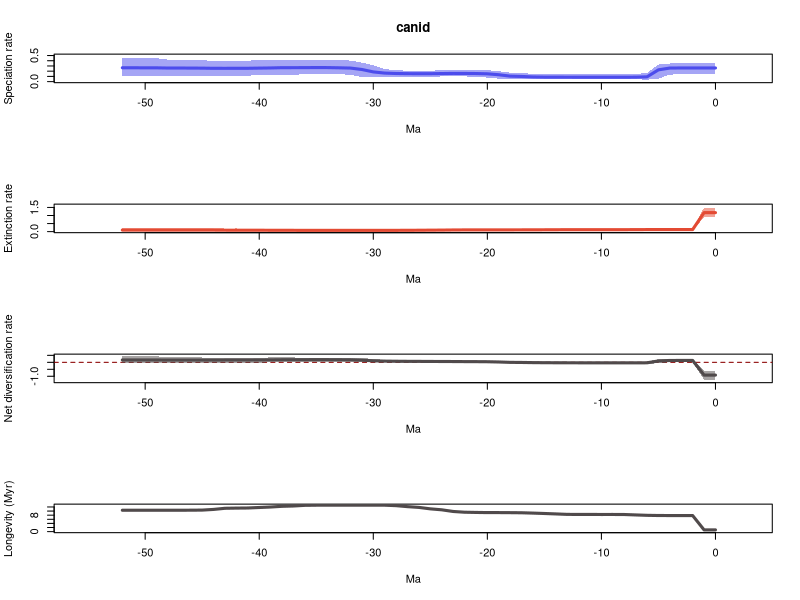

Here is the R script that generated this plot:
# 1 files combined:
# 	/home/eeb177-student/Desktop/eeb-177/lab-work/exercise-9/longer-pyrate-run/pyrate_mcmc_logs/canid_occ_1_marginal_rates.log

# 95% HPDs calculated using code from Biopy (https://www.cs.auckland.ac.nz/~yhel002/biopy/)

pdf(file='/home/eeb177-student/Desktop/eeb-177/lab-work/exercise-9/longer-pyrate-run/pyrate_mcmc_logs/canid_occ_1_marginal_rates_RTT.pdf',width=0.6*9, height=16.8)
par(mfrow=c(4,1))
library(scales)
L_hpd_m95=c(0.144533017354, 0.144533017354,0.144533017354,0.144533017354,0.133759168985,0.058526862785,0.0370465428278,0.0450944290811,0.0438182175921,0.0438182175921,0.0438182175921,0.0450944290811,0.0450944290811,0.0450944290811,0.0452938234761,0.0488446914398,0.0484336282009,0.0524838586124,0.0524838586124,0.0568604940848,0.0774320484345,0.0947612795259,0.0991308672809,0.0991308672809,0.0991308672809,0.0931437978742,0.0919184041698,0.0931437978742,0.0919184041698,0.0823074409713,0.0931437978742,0.0884318234157,0.128039783471,0.144533017354,0.144664245071,0.144533017354,0.144533017354,0.129186114692,0.128039783471,0.128039783471,0.128039783471,0.112481903561,0.112481903561,0.112481903561,0.11046735967,0.0986818600853,0.104043228939,0.101343510931,0.101343510931,0.101343510931,0.101343510931,0.101343510931,0.101343510931)
L_hpd_M95=c(0.348881594724, 0.348881594724,0.348881594724,0.348881594724,0.347363199903,0.327345508296,0.167994787228,0.144846618881,0.141375256804,0.141375256804,0.141375256804,0.141375256804,0.141375256804,0.141375256804,0.141375256804,0.146020792794,0.150494246272,0.1630476648,0.171632422906,0.199194521812,0.219301321683,0.219301321683,0.222646541812,0.221409325634,0.219301321683,0.209407832803,0.206037811566,0.209407832803,0.219414890839,0.24062837672,0.312613816843,0.36452434594,0.402557339089,0.415814462528,0.415814462528,0.409972841389,0.415814462528,0.409972841389,0.418381385698,0.417455875272,0.419953278144,0.3979597355,0.3979597355,0.3979597355,0.3979597355,0.409972841389,0.422762213157,0.422762213157,0.422762213157,0.448139042625,0.450535088022,0.460478167191,0.460478167191)
M_hpd_m95=c(0.877330070934, 0.877330070934,0.0938432994692,0.0938432994692,0.0938432994692,0.0938432994692,0.0938432994692,0.0935685291648,0.0933793418349,0.0933793418349,0.0933793418349,0.0933793418349,0.0933793418349,0.0933793418349,0.0836677852075,0.0779850316261,0.0773248796165,0.0749800969725,0.0752301584753,0.0752301584753,0.0752301584753,0.0729432021194,0.0720055018466,0.0594151083182,0.0514510684988,0.0491709053416,0.0450655700072,0.042254308295,0.042254308295,0.0420993919524,0.0420993919524,0.0420993919524,0.0420993919524,0.042254308295,0.042254308295,0.042254308295,0.039879588187,0.0352105682143,0.0352105682143,0.0352105682143,0.0307273699422,0.0307273699422,0.0352105682143,0.0307273699422,0.0352105682143,0.0307273699422,0.0307273699422,0.0307273699422,0.0307273699422,0.0307273699422,0.0307273699422,0.0307273699422,0.0307273699422)
M_hpd_M95=c(1.49145542606, 1.49145542606,0.183343455308,0.183343455308,0.183343455308,0.183300265352,0.180162071351,0.162045005458,0.153318866981,0.152876039625,0.153205240977,0.150541750086,0.150541750086,0.149278762743,0.146144591996,0.139492263939,0.137703973723,0.135115607701,0.136257274698,0.136257274698,0.136257274698,0.135115607701,0.136089774421,0.134992491349,0.132262743296,0.132262743296,0.126465797045,0.118273113926,0.116137483819,0.115573002393,0.115573002393,0.115573002393,0.115573002393,0.116137483819,0.116137483819,0.116137483819,0.115010971961,0.121350494096,0.132871912268,0.160030980538,0.173715014009,0.186601627054,0.194073714701,0.191956005078,0.213949620869,0.231173936094,0.231173936094,0.231173936094,0.231173936094,0.231173936094,0.231173936094,0.231173936094,0.231173936094)
R_hpd_m95=c(-1.25827569639, -1.25827569639,0.00666874816108,0.00666874816108,0.00666874816108,-0.058324245581,-0.130423663129,-0.0958103670609,-0.0933321242636,-0.0911104624677,-0.0933321242636,-0.0911104624677,-0.0911104624677,-0.0911104624677,-0.0792275737778,-0.0792275737778,-0.0802381751857,-0.0663447680677,-0.0688209371584,-0.0570270368676,-0.0399245653222,-0.0296159260493,-0.0219231081456,-0.0125590226998,-0.0066733825574,-0.00682075247932,-0.00621812917264,-0.0066733825574,-0.00793980406304,-0.0066733825574,-0.00793980406304,0.0227439211754,0.0463339235861,0.0482654359551,0.0520203195038,0.0544938827228,0.0482654359551,0.0480536888445,0.0409248762345,-0.00294030940581,-0.0229471996681,-0.0229471996681,-0.0229471996681,-0.0229471996681,-0.0403114992754,-0.0675220185814,-0.0675220185814,-0.0345418857846,-0.0403114992754,-0.0494110379825,-0.0571999746437,-0.0403114992754,-0.0403114992754)
R_hpd_M95=c(-0.599138620786, -0.599138620786,0.220232267676,0.220232267676,0.227511377107,0.22791060242,0.0574969513728,0.0287498445292,0.0225937020644,0.0225937020644,0.0225937020644,0.0225937020644,0.0225937020644,0.0225937020644,0.035124842554,0.0365689547481,0.0420493243851,0.0711379734822,0.0750120117199,0.104930397116,0.126611607852,0.126611607852,0.129070176647,0.13595210714,0.13693675102,0.136654095541,0.13693675102,0.13693675102,0.147652112231,0.182786813791,0.232382359095,0.328088051928,0.333031709235,0.333031709235,0.333031709235,0.331905141507,0.333031709235,0.347373223759,0.370824602024,0.34934291307,0.331905141507,0.331905141507,0.331905141507,0.331905141507,0.331905141507,0.345769672835,0.366885007541,0.398122427896,0.398122427896,0.422224360022,0.422224360022,0.465276164995,0.465276164995)
L_mean=c(0.261542313942, 0.261542313942,0.261542313942,0.261542313942,0.259971854121,0.22565910116,0.0916687985335,0.0850524712056,0.0840439861525,0.0840439861525,0.0840439861525,0.0843102262019,0.0845269968831,0.0847018593033,0.0849243440876,0.08571301683,0.0895874550611,0.0991033074636,0.10496434874,0.131953765362,0.149634568521,0.154836568863,0.1567499077,0.157496978589,0.154302725038,0.151907902693,0.151956095979,0.152472411033,0.155791437628,0.163459727071,0.186271484598,0.232372846971,0.259455786617,0.264670326857,0.268561748369,0.269733540844,0.26748440362,0.267278251868,0.267013586215,0.26174882936,0.258791629569,0.255518855913,0.254953532528,0.254594409581,0.254789827314,0.258060545663,0.259042911383,0.260468992965,0.260077739601,0.264026564418,0.263775386265,0.265633420206,0.265633420206)
M_mean=c(1.17737334517, 1.17737334517,0.127890262506,0.127890262506,0.127890262506,0.127547988049,0.126100310327,0.123084047219,0.120133160131,0.119768777709,0.11984338987,0.119667019879,0.119604310605,0.119225047388,0.11611075379,0.113359416259,0.110978592175,0.109008602878,0.108407729872,0.108021258865,0.108021258865,0.10710618948,0.1059328935,0.101974310806,0.0942121459828,0.0902670422571,0.0848545590725,0.0822952026355,0.0791521549026,0.0777484244912,0.0777212226382,0.0777212226382,0.0777489717227,0.0777980914793,0.0777980914793,0.0777980914793,0.0782048553676,0.0801893742205,0.0811789643431,0.08349974523,0.0851938111028,0.0869672902045,0.0873841577895,0.0880712927641,0.0925685576402,0.0954578894355,0.0958980006775,0.0960681908756,0.096132295519,0.096132295519,0.096132295519,0.096132295519,0.096132295519)
R_mean=c(-0.915831031228, -0.915831031228,0.133652051436,0.133652051436,0.132081591615,0.0981111131105,-0.0344315117937,-0.0380315760129,-0.0360891739786,-0.0357247915561,-0.0357994037174,-0.0353567936768,-0.0350773137221,-0.0345231880849,-0.0311864097029,-0.0276463994289,-0.0213911371141,-0.00990529541417,-0.00344338113156,0.023932506497,0.0416133096563,0.0477303793827,0.0508170142006,0.0555226677833,0.0600905790549,0.0616408604364,0.0671015369067,0.0701772083975,0.0766392827256,0.08571130258,0.10855026196,0.154651624333,0.181706814894,0.186872235377,0.19076365689,0.191935449365,0.189279548252,0.187088877647,0.185834621872,0.17824908413,0.173597818466,0.168551565708,0.167569374738,0.166523116817,0.162221269674,0.162602656228,0.163144910705,0.164400802089,0.163945444082,0.167894268899,0.167643090746,0.169501124687,0.169501124687)
trans=0.5
age=(0:(53-1))* -1
plot(age,age,type = 'n', ylim = c(0, 0.50652598391), xlim = c(-55.65,2.65), ylab = 'Speciation rate', xlab = 'Ma',main='canid' )
polygon(c(age, rev(age)), c(L_hpd_M95, rev(L_hpd_m95)), col = alpha("#4c4cec",trans), border = NA)
lines(rev(age), rev(L_mean), col = "#4c4cec", lwd=3)
plot(age,age,type = 'n', ylim = c(0, 1.64060096867), xlim = c(-55.65,2.65), ylab = 'Extinction rate', xlab = 'Ma' )
polygon(c(age, rev(age)), c(M_hpd_M95, rev(M_hpd_m95)), col = alpha("#e34a33",trans), border = NA)
lines(rev(age), rev(M_mean), col = "#e34a33", lwd=3)
plot(age,age,type = 'n', ylim = c(-1.38410326603, 0.511803781494), xlim = c(-55.65,2.65), ylab = 'Net diversification rate', xlab = 'Ma' )
abline(h=0,lty=2,col="darkred")
polygon(c(age, rev(age)), c(R_hpd_M95, rev(R_hpd_m95)), col = alpha("#504A4B",trans), border = NA)
lines(rev(age), rev(R_mean), col = "#504A4B", lwd=3)
plot(age,age,type = 'n', ylim = c(0, max(1/M_mean)), xlim = c(-55.65,2.65), ylab = 'Longevity (Myr)', xlab = 'Ma' )
lines(rev(age), rev(1/M_mean), col = "#504A4B", lwd=3)
n <- dev.off()